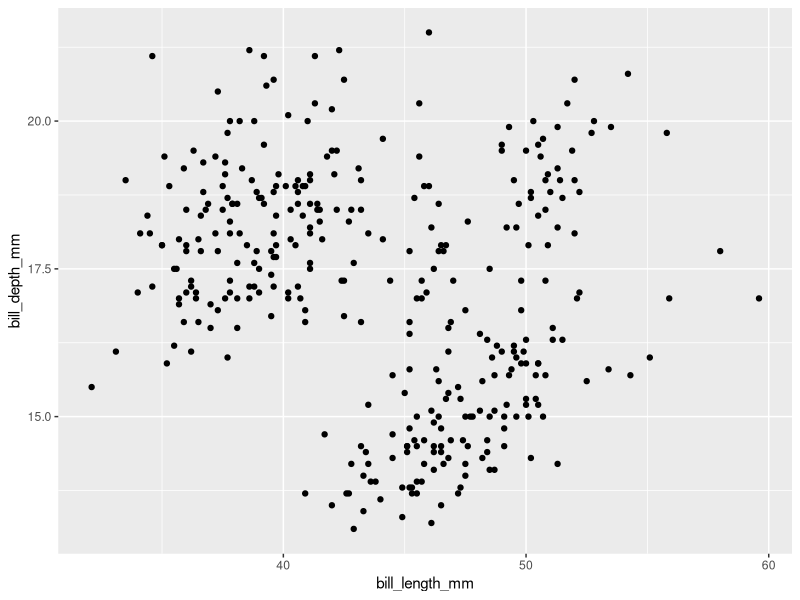
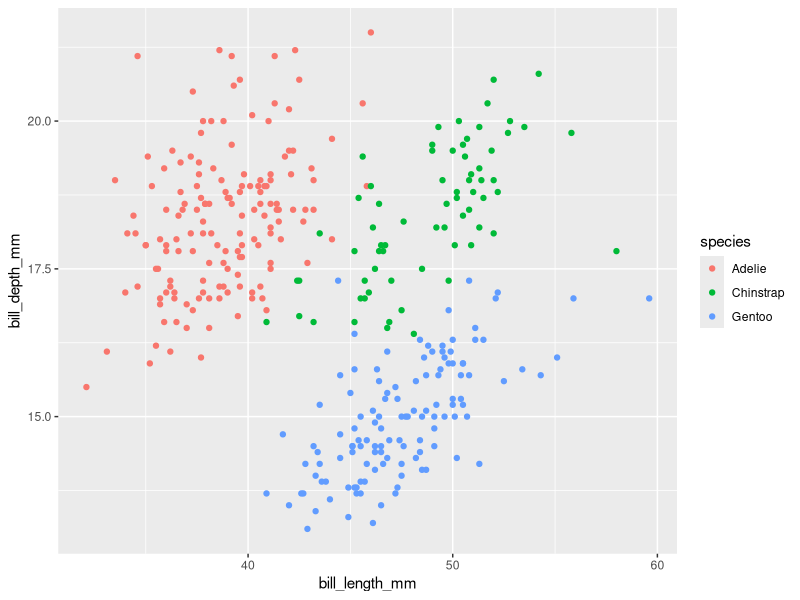
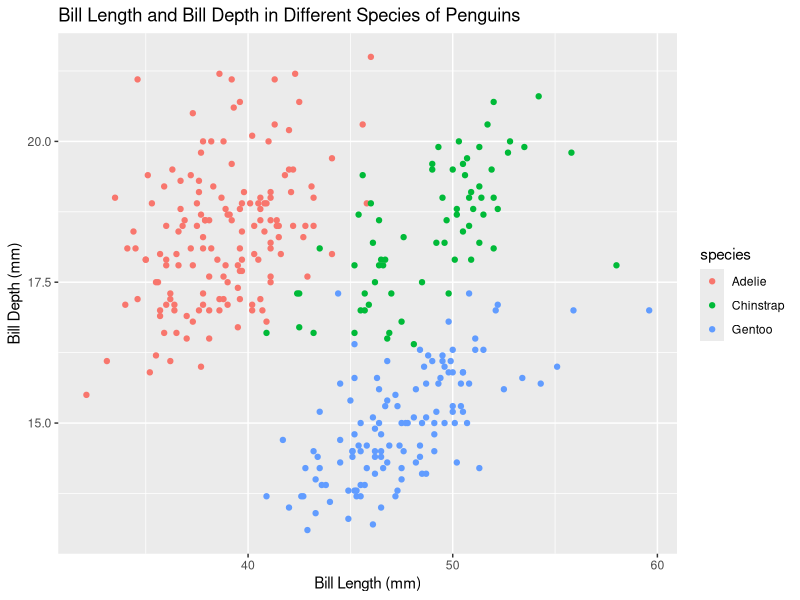
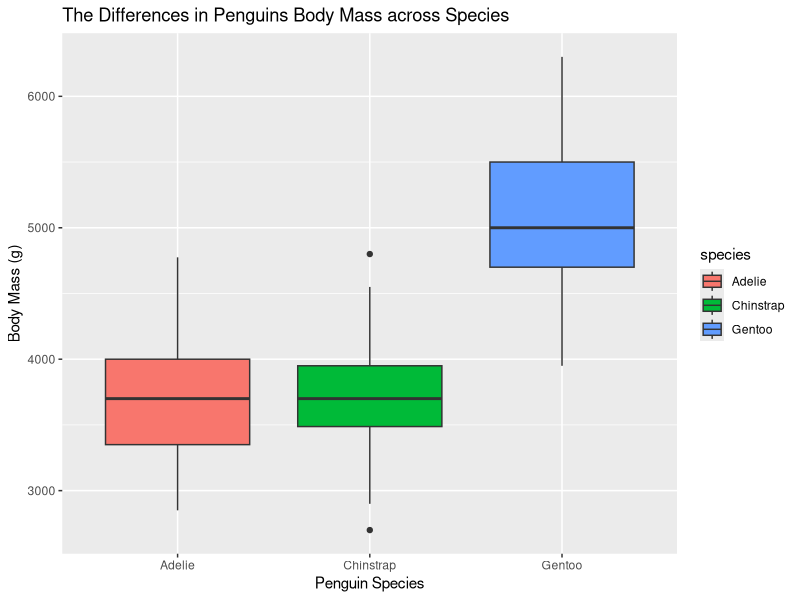

Recreate these plots in R, in order.
## ---- chunk 1
knitr::opts_chunk$set(echo = TRUE)
# Load required libraries
library(tidyverse)
library(palmerpenguins)
library(ggplot2)
## ---- chunk 2
str(penguins)
## ---- chunk 3
str(penguins_raw)
## ---- chunk 4
colnames(penguins)
## ---- chunk 5
ggplot(penguins, aes(x=bill_length_mm,y=bill_depth_mm))+geom_point()
## ---- chunk 6
ggplot(penguins, aes(x=bill_length_mm,y=bill_depth_mm,colour=species))+geom_point()
## ---- chunk 7
ggplot(penguins, aes(x=bill_length_mm,y=bill_depth_mm,colour=species))+geom_point()+labs(
  title= "Bill Length and Bill Depth in Different Species of Penguins",
  x= "Bill Length (mm)",
  y= "Bill Depth (mm)"
)
## ---- chunk 8
ggplot(penguins, aes(x=species, y=body_mass_g, fill=species))+geom_boxplot()+
  labs(
    title= "The Differences in Penguins Body Mass across Species",
    x= "Penguin Species",
    y= "Body Mass (g)"
  )
